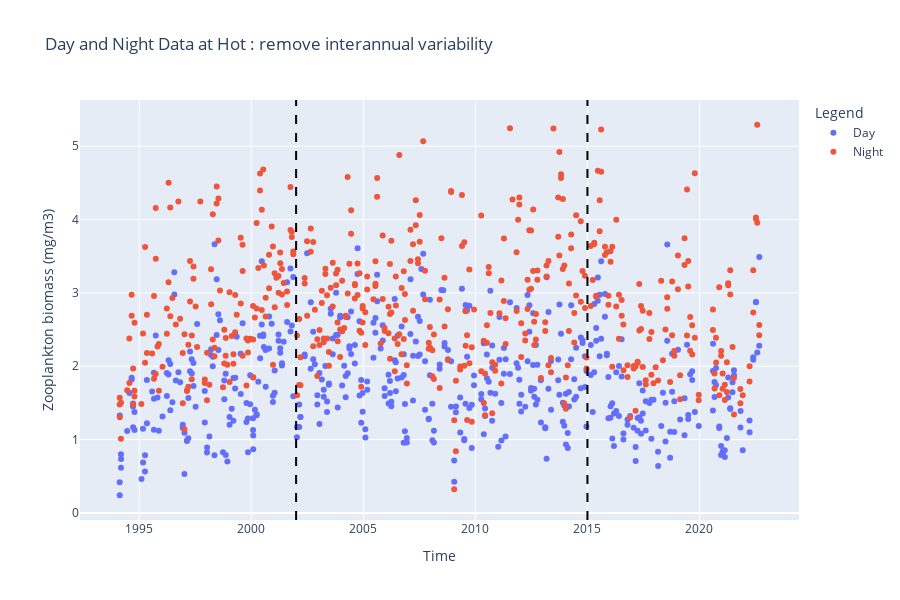

The code cell stored with this chart in its notebook:
### Code cell
fig = go.Figure()

# Plot day data
fig.add_trace(
    go.Scatter(
        x=day_data.time.data.flatten(),
        y=day_data.data.flatten(),
        mode="markers",
        name="Day",
    )
)

# Plot night data
fig.add_trace(
    go.Scatter(
        x=night_data.time.data.flatten(),
        y=night_data.data.flatten(),
        mode="markers",
        name="Night",
    )
)

# Add vertical lines for 2000 and 2015
fig.add_shape(
    type="line",
    x0=time_start,
    y0=0,
    x1=time_start,
    y1=1,
    xref="x",
    yref="paper",
    line={"color": "black", "width": 2, "dash": "dash"},
    name="Year 2000",
)

fig.add_shape(
    type="line",
    x0=time_end,
    y0=0,
    x1=time_end,
    y1=1,
    xref="x",
    yref="paper",
    line={"color": "black", "width": 2, "dash": "dash"},
    name="Year 2015",
)

# Update layout
fig.update_layout(
    title=f"Day and Night Data at {station} : remove interannual variability",
    xaxis_title="Time",
    yaxis_title="Zooplankton biomass (mg/m3)",
    legend_title="Legend",
    height=600,
    showlegend=True,
)

fig.show()

### Figure 1 — Plotly figure (JSON) as saved in the notebook; plotly's stock layout.template omitted (floating-point values rounded to 4 significant figures; data arrays with more than 128 entries replaced by an {"elided": "..."} marker saying what was removed)
{"data": [{"mode": "markers", "name": "Day", "type": "scatter", "x": {"elided": "482 str values"}, "y": {"elided": "482 float values"}}, {"mode": "markers", "name": "Night", "type": "scatter", "x": {"elided": "486 str values"}, "y": {"elided": "486 float values"}}], "layout": {"height": 600, "legend": {"title": {"text": "Legend"}}, "shapes": [{"line": {"color": "black", "dash": "dash", "width": 2}, "name": "Year 2000", "type": "line", "x0": "2002-01-01", "x1": "2002-01-01", "xref": "x", "y0": 0, "y1": 1, "yref": "paper"}, {"line": {"color": "black", "dash": "dash", "width": 2}, "name": "Year 2015", "type": "line", "x0": "2015-01-01", "x1": "2015-01-01", "xref": "x", "y0": 0, "y1": 1, "yref": "paper"}], "showlegend": true, "title": {"text": "Day and Night Data at Hot : remove interannual variability"}, "xaxis": {"title": {"text": "Time"}}, "yaxis": {"title": {"text": "Zooplankton biomass (mg/m3)"}}}}
